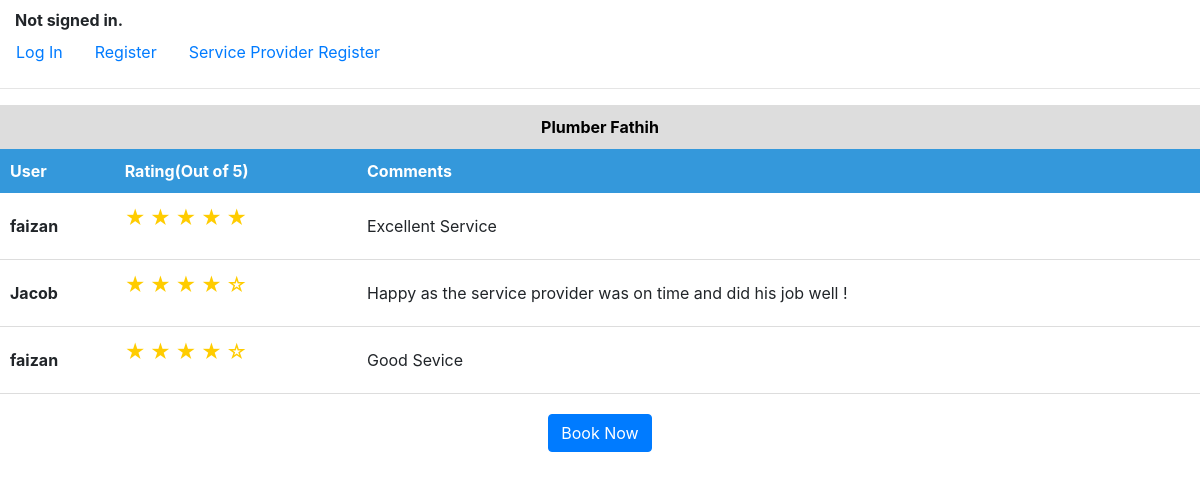
The app's page /getsp/Fathih, older data.
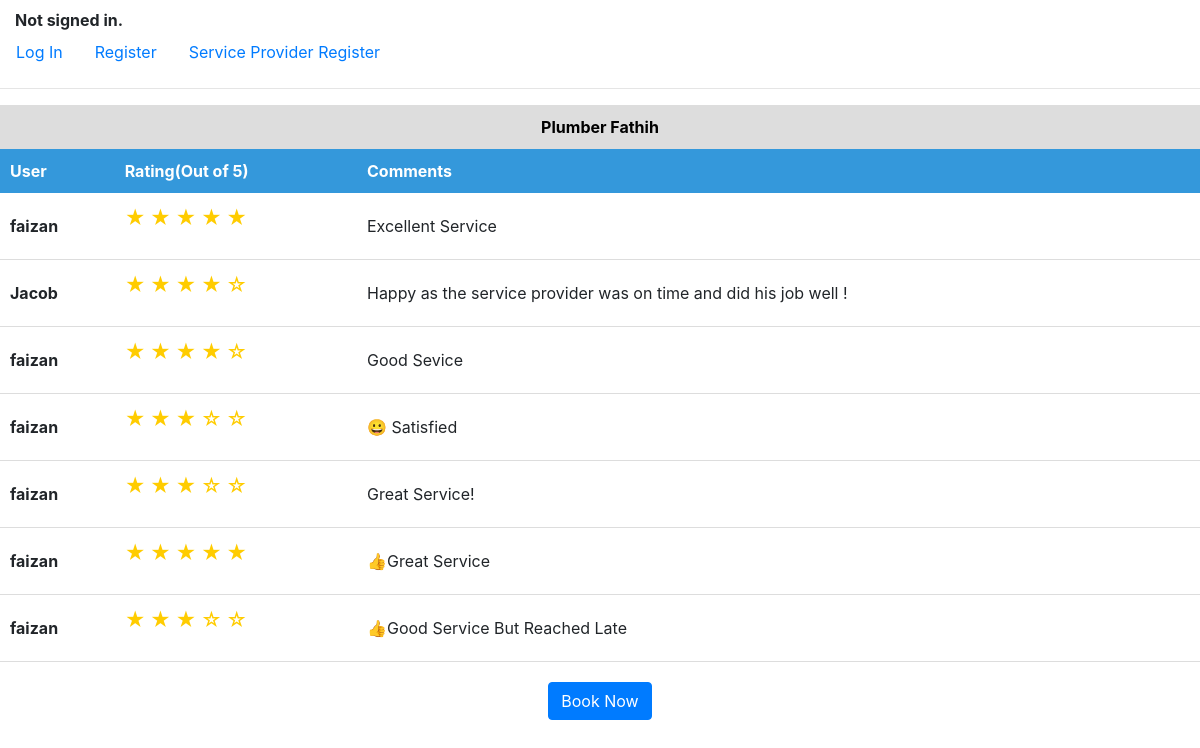
The same page, newer data.
### login/models.py (models this page shows, shortened)
class ServiceProvider(models.Model):
    user = models.OneToOneField(User, on_delete=models.CASCADE,related_name='sp')
    service = models.ForeignKey(Service, on_delete=models.CASCADE)
    district=models.TextField()
    city=models.TextField()
    def __str__(self):
        return f"{self.service.name} {self.user.username}"

class Service(models.Model):
    name=models.CharField(max_length=64)
    icon=models.TextField(blank=True,null=True)
    desc=models.TextField(blank=True,null=True)
    price=models.IntegerField(blank=True,null=True)

class User(AbstractUser):
    certificate = models.FileField(upload_to='media/certificates', blank=True, null=True)
    phno=models.TextField(blank=True)

class Comment(models.Model):
    comment=models.TextField()
    user=models.ForeignKey(User, on_delete=models.CASCADE)
    sp=  models.ForeignKey(ServiceProvider, on_delete=models.CASCADE)
    rate=models.IntegerField()

### login/views.py (the view, shortened to what this page needs)
# urls.py: path("getsp/<str:username>", views.getsp, name="getsp"),
def getsp(request,username):
    form_submitted = False
    district=request.session.get('pdistrict')
    city=request.session.get('pcity')
    return render(request,'login/getsp.html',{
        "item":ServiceProvider.objects.get(user=User.objects.get(username=username)),
        "comments":Comment.objects.filter(sp=ServiceProvider.objects.get(user=User.objects.get(username=username))),
        "form_submitted": form_submitted
    })

### login/templatetags/my_filters.py (called while the page is built)
@register.filter
def to_five(value):
    return range(value, 5)

### login/templates/login/getsp.html (shortened to what this page needs)
{% extends "login/layout.html" %}
{% block body %}
{% load my_filters %}
<table class="service-table">
    {% if comments %}
    <th colspan="3" style="text-align:center; margin-bottom: 40px; color: black;background-color: #ddd;">{{item}}</th>
    <tr>
        <th>User</th>
        <th>Rating(Out of 5)</th>
        <th>Comments</th>
    </tr>
    {% for comment in comments %}
    <tr>
        <td>{{comment.user.username}}</td>
        <td>
            <ul class="rating">
                {% for i in "x"|ljust:comment.rate %}
                <li>★</li>
                {% endfor %}
                {% for i in comment.rate|to_five %}
                <li>☆</li>
                {% endfor %}
            </ul>
        </td>
        <td>{{comment.comment}}</td>
    </tr>
    {% endfor %}
    {% else %}
    <tr>
        <td colspan="3" style="text-align:center;">No comments for this Service Provider</td>
    </tr>
    {% endif %}
</table>
<form action="{% url 'getsp' item.user.username  %}" method="POST">
    <div style="text-align: center;">
        {% if not user.is_service_provider %}
        {% if not form_submitted %}
        <button id='book-now-button' class="btn btn-primary">Book Now</button>
        {% endif %}
        {% endif %}
    </div>
</form>
{% endblock %}

### login/templates/login/layout.html (shortened to what this page needs)
{% load static %}
<!DOCTYPE html>
<html lang="en">
<head>
    <link rel="stylesheet" href="https://stackpath.bootstrapcdn.com/bootstrap/4.4.1/css/bootstrap.min.css"
>
</head>
<body>
    <div>
        {% if user.is_authenticated %}
        Signed in as <strong>{{ user.username }}</strong>.
        {% else %}
        <strong style="margin: 15px;">Not signed in.</strong>
        {% endif %}
    </div>
    <ul class="nav ">
        {% if user.is_authenticated %}
        {% if user.is_service_provider %}
        <li class="nav-item">
            <a class="nav-link" href="{% url 'orders' %}">Orders</a>
        </li>
        <li class="nav-item">
            <a class="nav-link" href="{% url 'getsp' username=request.user.username %}">Comments</a>
        </li>
        {% else %}
        <li class="nav-item">
            <a class="nav-link" href="{% url 'services' %}">Services</a>
        </li>
        <li class="nav-item">
            <a class="nav-link" href="{% url 'orders' %}?link=1">Orders</a>
        </li>
        {% endif %}
        <li class="nav-item">
            <a class="nav-link" href="{% url 'logout' %}">Log Out</a>
        </li>
        {% else %}
        <li class="nav-item">
            <a class="nav-link" href="{% url 'login' %}">Log In</a>
        </li>
        <li class="nav-item">
            <a class="nav-link" href="{% url 'register' %}">Register</a>
        </li>
        <li class="nav-item">
            <a class="nav-link" href="{% url 'spregister' %}">Service Provider Register</a>
        </li>
        {% endif %}
    </ul>
    <hr>
    {% block body %}
    {% endblock %}
</body>
</html>

### login/templates/login/getsp.html (style rules this page uses)
.service-table { width: 100%; border-collapse: collapse; margin-bottom: 20px; }
.service-table th { background-color: #3498db; color: white; padding: 10px; }
.service-table td { padding: 10px; border-bottom: 1px solid #ddd; }
.service-table td:first-child { font-weight: bold; }
.rating { list-style: none; padding: 0; }
.rating li { display: inline-block; font-size: 20px; color: #ffcc00; }

Row changes from the older to the newer data that the page shows:
added Comment: user.username "faizan", rate 3 (drawn), comment "😀 Satisfied"
added Comment: user.username "faizan", rate 3 (drawn), comment "Great Service!"
added Comment: user.username "faizan", rate 5 (drawn), comment "👍Great Service"
added Comment: user.username "faizan", rate 3 (drawn), comment "👍Good Service But Reached Late"
